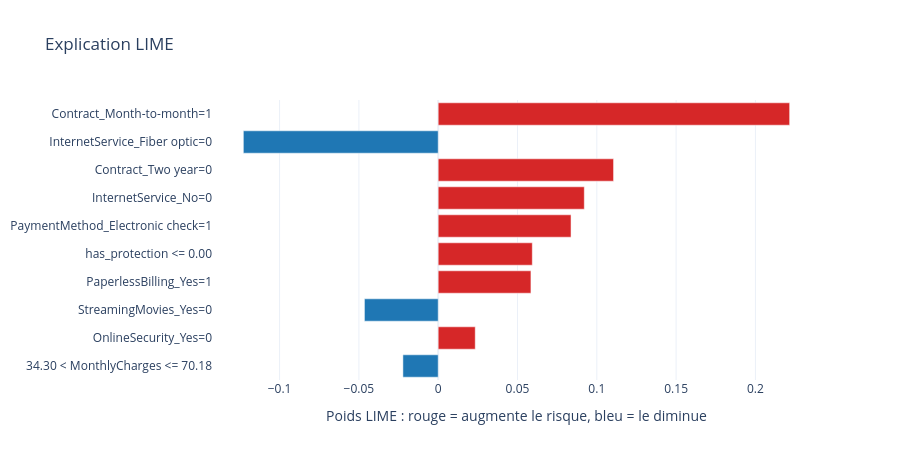

Notebook cell for this chart:
### Code cell
XP.plot_lime(res["lime"]["rules"]).show()
print("R² de l'approximation locale de LIME :", round(res["lime"]["local_fit_r2"], 2))

### Figure 1 — Plotly figure (JSON) as saved in the notebook; plotly's stock layout.template omitted (floating-point values rounded to 4 significant figures)
{"data": [{"marker": {"color": ["#1f77b4", "#d62728", "#1f77b4", "#d62728", "#d62728", "#d62728", "#d62728", "#d62728", "#1f77b4", "#d62728"]}, "orientation": "h", "type": "bar", "x": [-0.02226, 0.02335, -0.04651, 0.05846, 0.05932, 0.08374, 0.09211, 0.1106, -0.1228, 0.2216], "y": ["34.30 < MonthlyCharges <= 70.18", "OnlineSecurity_Yes=0", "StreamingMovies_Yes=0", "PaperlessBilling_Yes=1", "has_protection <= 0.00", "PaymentMethod_Electronic check=1", "InternetService_No=0", "Contract_Two year=0", "InternetService_Fiber optic=0", "Contract_Month-to-month=1"]}], "layout": {"height": 460, "margin": {"l": 10}, "title": {"text": "Explication LIME"}, "xaxis": {"title": {"text": "Poids LIME : rouge = augmente le risque, bleu = le diminue"}}}}
